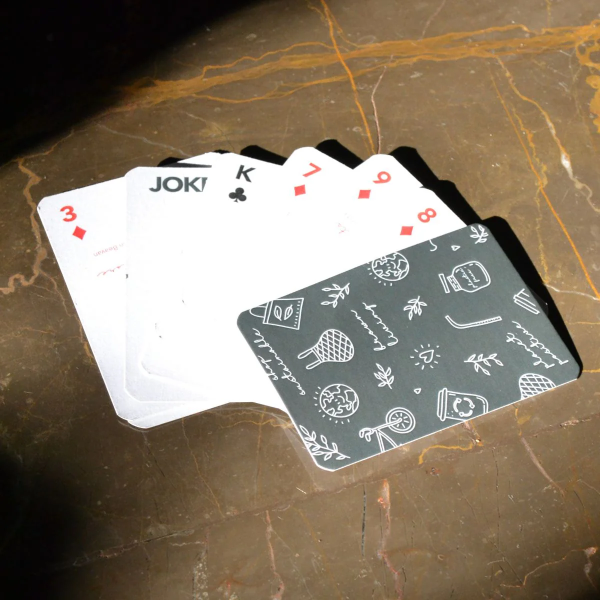
#> input picture 05_warpPerspective/cards.png, 1200 x 1200 px (shown at 1/2 size)
$ python 05_warpPerspective.py
#> lines starting #> are read from the running program, lines starting #| are printed output that depends on the picture
import cv2
import numpy as np

img = cv2.imread('cards.png')
#> img is the input picture: shape (1200, 1200, 3); mean B, G, R 104.8, 122.9, 136.2

width, height = 350, 200

points1 = np.float32([[460, 630], [960, 430], [640, 940], [1170, 740]])
points2 = np.float32([[0, 0], [width, 0], [0, height], [width, height]])

matrix = cv2.getPerspectiveTransform(points1, points2)
img_output = cv2.warpPerspective(img, matrix, (width, height))
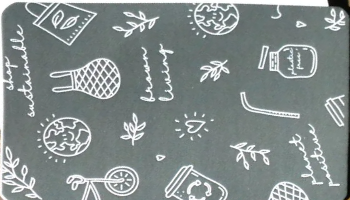
#> img_output: shape (200, 350, 3); mean B, G, R 139.7, 140.5, 131.4

cv2.imshow('Image', img)
cv2.imshow('Warped Image', img_output)
cv2.waitKey(0)
